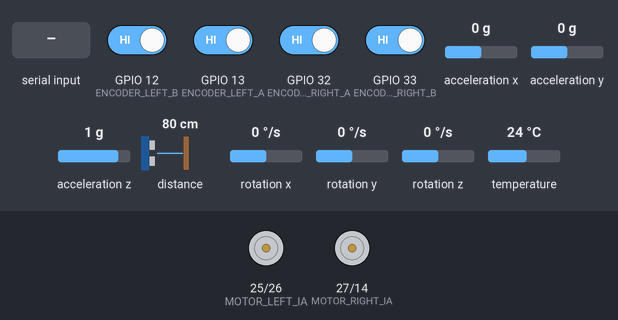
Simulated run of this sketch. Board: ESP32. On the bench: motor-driver pin pairs drawn as motors (green arrow = first pin HIGH = forward, orange = second pin HIGH = backward, longer = more drive). Inputs (shaded band) come from the test bench; at power-on: GPIO 12 (ENCODER_LEFT_B), GPIO 13 (ENCODER_LEFT_A), GPIO 32 (ENCODER_RIGHT_A), GPIO 33 (ENCODER_RIGHT_B) HIGH, acceleration x 0 g, acceleration y 0 g, acceleration z 1 g, distance to the obstacle 80 cm, rotation x 0 °/s, rotation y 0 °/s, rotation z 0 °/s, temperature 24 °C. Nothing arrives over Bluetooth unless stated; what the sketch prints to the serial monitor is not drawn.

Above: at 1.3 s.
1.4 s: "FORWARD\n" received over the second serial link
At 2.5 s:
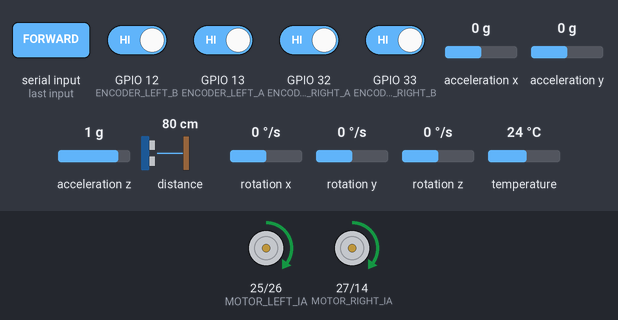
2.9 s: "BACKWARD\n" received over the second serial link
At 3.7 s:
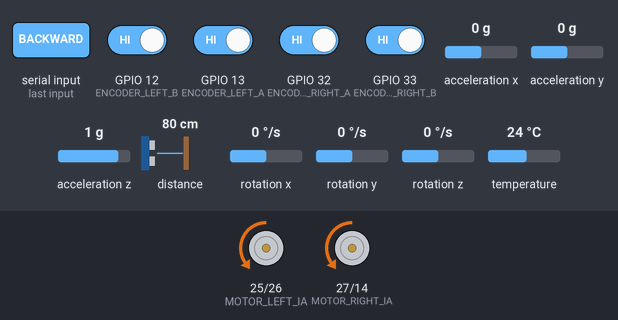
4.4 s: "LEFT\n" received over the second serial link
At 4.8 s:
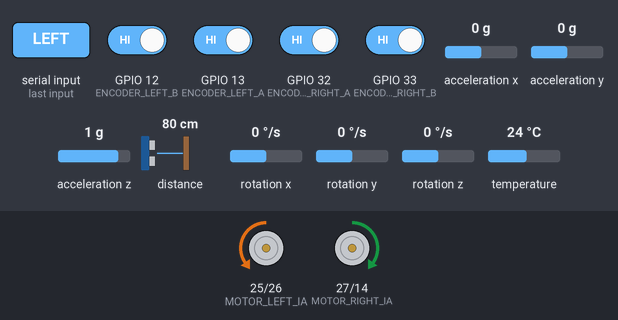
5.9 s: "RIGHT\n" received over the second serial link
At 7.1 s:
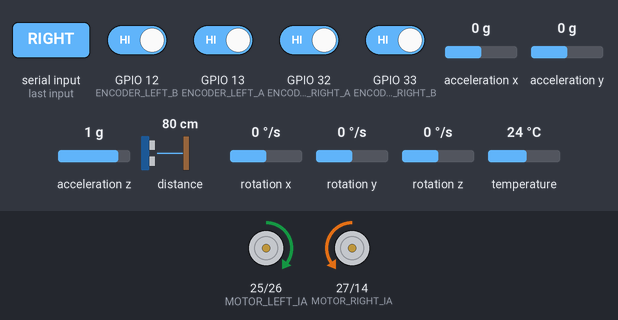
Timing chart, 0 to 8.4 s (numbered marks = the images above; inputs shaded):
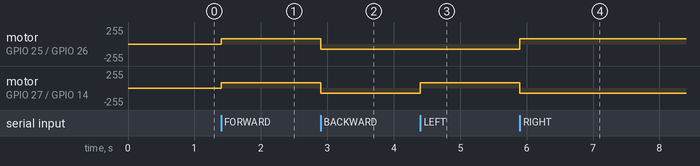

The sketch:

punteVisualizerESPBLEncoder.ino
```cpp
/*
* Code for Punte Robot's visualizer on the ESP32 side
* code by Beyond Apogee, Nepal
* Author: Sudip Vikram Adhikari
*/
#include <Adafruit_MPU6050.h>
#include <Adafruit_Sensor.h>
#include <wire.h>
#include <BluetoothSerial.h>

BluetoothSerial SerialBT;
Adafruit_MPU6050 mpu;

#include <Wire.h>
#include <VL53L0X.h>

// using FreeRTOS for handling TOF
#include <freertos/FreeRTOS.h>
#include <freertos/task.h>

// global variables
volatile int tof_distance_mm = -1;
TaskHandle_t tofTaskHandle = NULL;

VL53L0X sensor; // Time of Flight Sensor
#define SDA_PIN 4
#define SCL_PIN 15

#define ENCODER_LEFT_A   13   // C1 Phase A left motor
#define ENCODER_LEFT_B   12   // C2 Phase B left motor
#define ENCODER_RIGHT_A  32   // C1 Phase A right motor
#define ENCODER_RIGHT_B  33   // C2 Phase B right motor

// Motor PWM pins
#define MOTOR_LEFT_IA    25
#define MOTOR_LEFT_IB    26
#define MOTOR_RIGHT_IA   27
#define MOTOR_RIGHT_IB   14

// speed of Punte
const int MOTOR_SPEED = 80;

// ─── Left motor variables ────────────────────────────────────────
volatile int lastEncodedLeft = 0;
volatile long encoderLeft    = 0;

// ─── Right motor variables ───────────────────────────────────────
volatile int lastEncodedRight = 0;
volatile long encoderRight    = 0;

void setup() {
  Serial.begin(115200);
  delay(100);

  Wire.begin(SDA_PIN, SCL_PIN);

  sensor.setTimeout(500);
  if (!sensor.init()) {
    Serial.println("VL53L0X not detected! Check wiring.");
    while (1) delay(10);
  }

  Serial.println("VL53L0X found. Measuring distance...");
  xTaskCreate(
    tofTask,          // function name
    "TOF Reader",     // task name(for debugging)
    4096,             // stack size - 4KB
    NULL,             // no parameters
    1,                // priority (1=low, same as loop)
    &tofTaskHandle    // handle (optional)
  );


  // Optional: make it more accurate (slower)
  sensor.setMeasurementTimingBudget(200000);  // 200 ms

  SerialBT.begin("Punte Robot");   // Bluetooth name

  // initialize MPU6050 on your pins
  Wire.begin(4, 15);
  if(!mpu.begin()) {
    Serial.println("MPU6050 not found!");
    while(1);
  }

  // gyro settings
  mpu.setGyroRange(MPU6050_RANGE_500_DEG);
  mpu.setFilterBandwidth(MPU6050_BAND_21_HZ);

  pinMode(ENCODER_LEFT_A,  INPUT_PULLUP);
  pinMode(ENCODER_LEFT_B,  INPUT_PULLUP);
  pinMode(ENCODER_RIGHT_A, INPUT_PULLUP);
  pinMode(ENCODER_RIGHT_B, INPUT_PULLUP);

  // Attach interrupts
  attachInterrupt(ENCODER_LEFT_A,  updateLeftEncoder,  CHANGE);
  attachInterrupt(ENCODER_LEFT_B,  updateLeftEncoder,  CHANGE);
  attachInterrupt(ENCODER_RIGHT_A, updateRightEncoder, CHANGE);
  attachInterrupt(ENCODER_RIGHT_B, updateRightEncoder, CHANGE);

  // Optional: set motor pins to LOW so motors don't spin at startup
  pinMode(MOTOR_LEFT_IA,  OUTPUT);
  pinMode(MOTOR_LEFT_IB,  OUTPUT);
  pinMode(MOTOR_RIGHT_IA, OUTPUT);
  pinMode(MOTOR_RIGHT_IB, OUTPUT);

  // set all the motors to low initially
  digitalWrite(MOTOR_LEFT_IA,  LOW);
  digitalWrite(MOTOR_LEFT_IB,  LOW);
  digitalWrite(MOTOR_RIGHT_IA, LOW);
  digitalWrite(MOTOR_RIGHT_IB, LOW);
}

void loop() {
  //delay(40);   // ≈25 Hz – reasonable compromise between responsiveness and serial load

  //int distance = sensor.readRangeSingleMillimeters();

  /*if (sensor.timeoutOccurred()) {
    Serial.println("Timeout!");
  } else {
    Serial.print("Distance: ");
    Serial.print(distance);
    Serial.println(" mm");
  }*/

  // ─── Send encoders every ~50 ms ────────────────────────
    static unsigned long t0 = 0;
    if (millis() - t0 >= 50) {
        t0 = millis();

        // Reading gyro Z rate
        sensors_event_t a, g, temp;
        mpu.getEvent(&a, &g, &temp);
        float gyro_rate_deg_s = -g.gyro.z * 57.2958f;   // since inverted sign when calibrating Punte

        SerialBT.print("L:");
        SerialBT.print(encoderLeft);
        SerialBT.print(", R:");
        SerialBT.print(encoderRight);
        SerialBT.print(", TOF:");
        SerialBT.print(tof_distance_mm);
        SerialBT.print(", GYROZ:");
        SerialBT.println(gyro_rate_deg_s);

        // printing on the terminal
        Serial.print("L:");
        Serial.print(encoderLeft);
        Serial.print(", R:");
        Serial.print(encoderRight);
        Serial.print(", TOF:");
        Serial.print(tof_distance_mm);
        Serial.print(", GYROZ:");
        Serial.println(gyro_rate_deg_s);
    }

    // ─── Receive motor commands ────────────────────────────
    if (SerialBT.available()) {
        String cmd = SerialBT.readStringUntil('\n');
        cmd.trim();

        if (cmd == "FORWARD"){ /* both motors forward */
          analogWrite(MOTOR_LEFT_IA, MOTOR_SPEED);
          analogWrite(MOTOR_LEFT_IB, 0);
          analogWrite(MOTOR_RIGHT_IA, MOTOR_SPEED);
          analogWrite(MOTOR_RIGHT_IB, 0);
        } else if (cmd == "BACKWARD"){ /* both backward */
          analogWrite(MOTOR_LEFT_IA, 0);
          analogWrite(MOTOR_LEFT_IB, MOTOR_SPEED);
          analogWrite(MOTOR_RIGHT_IA, 0);
          analogWrite(MOTOR_RIGHT_IB, MOTOR_SPEED);
        } else if (cmd == "LEFT"){ /* move left */
          analogWrite(MOTOR_LEFT_IA, 0);
          analogWrite(MOTOR_LEFT_IB, MOTOR_SPEED);
          analogWrite(MOTOR_RIGHT_IA, MOTOR_SPEED);
          analogWrite(MOTOR_RIGHT_IB, 0);
        } else if (cmd == "RIGHT"){ /* move right */
          analogWrite(MOTOR_LEFT_IA, MOTOR_SPEED);
          analogWrite(MOTOR_LEFT_IB, 0);
          analogWrite(MOTOR_RIGHT_IA, 0);
          analogWrite(MOTOR_RIGHT_IB, MOTOR_SPEED);
        } else if (cmd == "STOP"){ /* STOP */
          analogWrite(MOTOR_LEFT_IA, 0);
          analogWrite(MOTOR_LEFT_IB, 0);
          analogWrite(MOTOR_RIGHT_IA, 0);
          analogWrite(MOTOR_RIGHT_IB, 0);
        }
    }
}

// TOF reading task function
void tofTask(void *pvParameters){
  for(;;){
    int mm = sensor.readRangeSingleMillimeters();

    if(!sensor.timeoutOccurred()){
      tof_distance_mm = mm;
    } else {
      tof_distance_mm = -2;
    }

    vTaskDelay(pdMS_TO_TICKS(120)); // read ~8 times per second
    //or vTaskDelay(pdMS_TO_TICKS(200)); // for slower, more accurate readings
  }
}

// ─── Left motor interrupt handler ─────────────────────────────────
void updateLeftEncoder() {
  int current_MSB = digitalRead(ENCODER_LEFT_A);
  int current_LSB = digitalRead(ENCODER_LEFT_B);

  int current_state = 0;
  if (current_MSB == 1) current_state = 2;
  if (current_LSB == 1) current_state += 1;

  int transition = lastEncodedLeft * 4 + current_state;

  // Counter-clockwise detected
  if (transition == 13 ||  // 1101
      transition == 4  ||  // 0100
      transition == 2  ||  // 0010
      transition == 11) {  // 1011
    encoderLeft--;
  }

  // Clockwise detected
  if (transition == 14 ||  // 1110
      transition == 7  ||  // 0111
      transition == 1  ||  // 0001
      transition == 8) {   // 1000
    encoderLeft++;
  }

  lastEncodedLeft = current_state;
}

// ─── Right motor interrupt handler ────────────────────────────────
void updateRightEncoder() {
  int current_MSB = digitalRead(ENCODER_RIGHT_A);
  int current_LSB = digitalRead(ENCODER_RIGHT_B);

  int current_state = 0;
  if (current_MSB == 1) current_state = 2;
  if (current_LSB == 1) current_state += 1;

  int transition = lastEncodedRight * 4 + current_state;

  // Counter-clockwise detected
  if (transition == 13 ||  // 1101
      transition == 4  ||  // 0100
      transition == 2  ||  // 0010
      transition == 11) {  // 1011
    encoderRight--;
  }

  // Clockwise detected
  if (transition == 14 ||  // 1110
      transition == 7  ||  // 0111
      transition == 1  ||  // 0001
      transition == 8) {   // 1000
    encoderRight++;
  }

  lastEncodedRight = current_state;
}
```

Measured:
- after the input at 1.4 s, motor on GPIO 25 (MOTOR_LEFT_IA) / GPIO 26 (MOTOR_LEFT_IB), motor on GPIO 27 (MOTOR_RIGHT_IA) / GPIO 14 (MOTOR_RIGHT_IB): stopped → forward 80/255 at once
- after the input at 2.9 s, motor on GPIO 25 (MOTOR_LEFT_IA) / GPIO 26 (MOTOR_LEFT_IB), motor on GPIO 27 (MOTOR_RIGHT_IA) / GPIO 14 (MOTOR_RIGHT_IB): forward 80/255 → backward 80/255 at once
- after the input at 4.4 s, motor on GPIO 27 (MOTOR_RIGHT_IA) / GPIO 14 (MOTOR_RIGHT_IB): backward 80/255 → forward 80/255 at once
- after the input at 5.9 s, motor on GPIO 25 (MOTOR_LEFT_IA) / GPIO 26 (MOTOR_LEFT_IB): backward 80/255 → forward 80/255 at once; motor on GPIO 27 (MOTOR_RIGHT_IA) / GPIO 14 (MOTOR_RIGHT_IB): forward 80/255 → backward 80/255 at once
